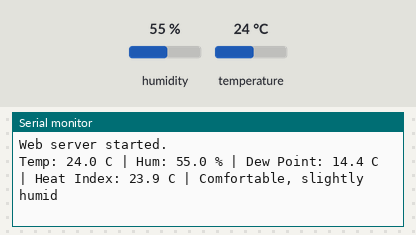
A sketch run on a simulated ESP32. On the bench: the last lines printed to the serial monitor. The test bench sets the inputs (shaded band); at power-on: humidity 55 %, temperature 24 °C.

Above: at 2.2 s.
2.3 s: humidity set to 52 %
At 3.6 s:
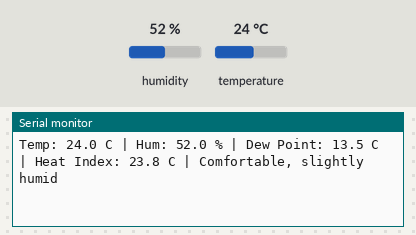
3.8 s: humidity set to 48 %
At 7.5 s:
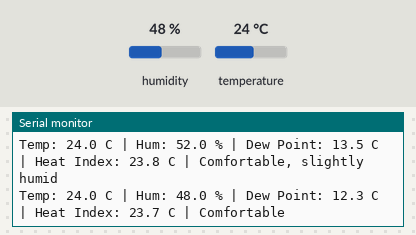

The sketch:

dht_test.ino
```cpp
/*
  =====================================================================
  ESP32 + DHT22 Ambient Sensor — Web Dashboard
  =====================================================================
  Hosts its own WiFi hotspot (Access Point mode, same style as the
  lock system) and serves a plain, fast auto-updating page showing:

    - Temperature (°C)
    - Humidity (%)
    - Dew Point (°C)          -> Magnus-Tetens formula
    - Heat Index / "Feels like" (°C) -> Rothfusz regression (NOAA)
    - Comfort level           -> classified from dew point
    - Hydration / clothing tip -> classified from heat index

  The page polls a /data JSON endpoint every 2 seconds via fetch()
  and updates the numbers in place — no page reloads, stays fast.

  Wiring (unchanged from your original):
    DHT22 data pin -> GPIO 5
    DHT22 VCC      -> 3.3V
    DHT22 GND      -> GND
    (use a 10k pull-up resistor between data and VCC if your module
    doesn't already have one built in)

  WiFi:
    Creates its own hotspot, same as the lock project.
    Connect to it, then open http://192.168.4.1
  =====================================================================
*/

#include <Arduino.h>
#include <DHT.h>
#include <WiFi.h>
#include <WebServer.h>
#include <math.h>

#define DHT_PIN  5
#define DHT_TYPE DHT22

DHT dht(DHT_PIN, DHT_TYPE);
WebServer server(80);

// ---------------- WiFi Access Point credentials ----------------
const char* AP_SSID     = "ESP32-Climate";
const char* AP_PASSWORD = "climate123"; // min 8 chars, or "" for open network

// ---------------- Latest readings (shared with web handlers) ----------------
float g_temp = NAN;
float g_hum  = NAN;
float g_dewPoint = NAN;
float g_heatIndex = NAN;
String g_comfort = "--";
String g_advice  = "--";
bool  g_sensorOk = false;

const unsigned long READ_INTERVAL_MS = 2000;
unsigned long lastRead = 0;

// ---------------- Calculations ----------------

// Magnus-Tetens approximation, valid for typical ambient ranges.
float calcDewPoint(float tempC, float humPct) {
  const float a = 17.27;
  const float b = 237.7;
  float alpha = ((a * tempC) / (b + tempC)) + log(humPct / 100.0);
  return (b * alpha) / (a - alpha);
}

// NOAA Rothfusz regression. Formula is defined in Fahrenheit, so we
// convert in, compute, convert back out to Celsius.
float calcHeatIndexC(float tempC, float humPct) {
  float T = tempC * 9.0 / 5.0 + 32.0; // to Fahrenheit
  float R = humPct;

  // Simple formula first (Steadman), used as-is below ~80F where the
  // full regression isn't valid / not meaningfully different.
  float simpleHI = 0.5 * (T + 61.0 + ((T - 68.0) * 1.2) + (R * 0.094));

  float hiF;
  if ((simpleHI + T) / 2.0 < 80.0) {
    hiF = simpleHI;
  } else {
    // Full Rothfusz regression
    hiF = -42.379
          + 2.04901523 * T
          + 10.14333127 * R
          - 0.22475541 * T * R
          - 0.00683783 * T * T
          - 0.05481717 * R * R
          + 0.00122874 * T * T * R
          + 0.00085282 * T * R * R
          - 0.00000199 * T * T * R * R;

    // Low-humidity adjustment
    if (R < 13.0 && T >= 80.0 && T <= 112.0) {
      float adj = ((13.0 - R) / 4.0) * sqrt((17.0 - fabs(T - 95.0)) / 17.0);
      hiF -= adj;
    }
    // High-humidity adjustment
    if (R > 85.0 && T >= 80.0 && T <= 87.0) {
      float adj = ((R - 85.0) / 10.0) * ((87.0 - T) / 5.0);
      hiF += adj;
    }
  }

  return (hiF - 32.0) * 5.0 / 9.0; // back to Celsius
}

// Classic dew point comfort scale (meteorological standard).
String classifyComfort(float dewC) {
  if (dewC < 10.0)  return "Dry, very comfortable";
  if (dewC < 13.0)  return "Comfortable";
  if (dewC < 16.0)  return "Comfortable, slightly humid";
  if (dewC < 18.0)  return "Somewhat uncomfortable, sticky";
  if (dewC < 21.0)  return "Uncomfortable, humid";
  if (dewC < 24.0)  return "Very humid, quite uncomfortable";
  return "Oppressive, extremely humid";
}

// Hydration/clothing guidance from heat index (feels-like), adapted
// from NOAA heat index caution categories.
String classifyAdvice(float hiC) {
  if (hiC < 27.0)
    return "Normal conditions. No special precautions needed.";
  if (hiC < 32.0)
    return "Caution: stay hydrated; light, breathable clothing recommended.";
  if (hiC < 39.0)
    return "Extreme caution: drink water regularly; avoid heavy exertion; wear light-colored, loose clothing.";
  if (hiC < 51.0)
    return "Danger: limit outdoor activity; hydrate frequently; wear minimal, breathable clothing; seek shade/cooling.";
  return "Extreme danger: avoid exposure; hydrate constantly; seek air conditioning immediately.";
}

void takeReading() {
  float h = dht.readHumidity();
  float t = dht.readTemperature();

  if (isnan(h) || isnan(t)) {
    g_sensorOk = false;
    Serial.println("Error: Failed to read from DHT22 sensor! Check wiring on pin 5.");
    return;
  }

  g_sensorOk = true;
  g_temp = t;
  g_hum  = h;
  g_dewPoint  = calcDewPoint(t, h);
  g_heatIndex = calcHeatIndexC(t, h);
  g_comfort   = classifyComfort(g_dewPoint);
  g_advice    = classifyAdvice(g_heatIndex);

  Serial.printf("Temp: %.1f C | Hum: %.1f %% | Dew Point: %.1f C | Heat Index: %.1f C | %s\n",
                g_temp, g_hum, g_dewPoint, g_heatIndex, g_comfort.c_str());
}

// ---------------- Web page ----------------
const char PAGE_HTML[] PROGMEM = R"HTML(
<!DOCTYPE html>
<html>
<head>
<meta charset="utf-8">
<meta name="viewport" content="width=device-width, initial-scale=1">
<title>Climate Dashboard</title>
<style>
  * { box-sizing: border-box; }
  body {
    margin: 0; padding: 24px;
    background: #ffffff;
    font-family: Arial, Helvetica, sans-serif;
    color: #222222;
  }
  h1 {
    font-size: 5vw; margin: 0 0 20px 0; text-align: center;
  }
  .grid {
    display: grid;
    grid-template-columns: 1fr 1fr;
    gap: 14px;
    max-width: 640px;
    margin: 0 auto;
  }
  .card {
    border: 2px solid #eeeeee;
    border-radius: 10px;
    padding: 16px;
    text-align: center;
  }
  .label { font-size: 3.2vw; color: #666666; margin-bottom: 6px; }
  .value { font-size: 6vw; font-weight: bold; }
  .wide { grid-column: 1 / span 2; text-align: left; }
  .wide .label { font-size: 3.2vw; }
  .wide .value { font-size: 4vw; }
  #status { text-align: center; color: #c0392b; font-size: 3vw; margin-top: 10px; }
  @media (min-width: 700px) {
    h1 { font-size: 28px; }
    .label { font-size: 15px; }
    .value { font-size: 32px; }
    .wide .value { font-size: 20px; }
    #status { font-size: 14px; }
  }
</style>
</head>
<body>
  <h1>Ambient Climate Dashboard</h1>
  <div class="grid">
    <div class="card">
      <div class="label">Temperature</div>
      <div class="value" id="temp">-- °C</div>
    </div>
    <div class="card">
      <div class="label">Humidity</div>
      <div class="value" id="hum">-- %</div>
    </div>
    <div class="card">
      <div class="label">Dew Point</div>
      <div class="value" id="dew">-- °C</div>
    </div>
    <div class="card">
      <div class="label">Heat Index (Feels Like)</div>
      <div class="value" id="hi">-- °C</div>
    </div>
    <div class="card wide">
      <div class="label">Comfort Level</div>
      <div class="value" id="comfort">--</div>
    </div>
    <div class="card wide">
      <div class="label">Hydration / Clothing Tip</div>
      <div class="value" id="advice">--</div>
    </div>
  </div>
  <div id="status"></div>

<script>
function refresh() {
  fetch('/data').then(r => r.json()).then(d => {
    if (d.ok) {
      document.getElementById('temp').textContent = d.temp.toFixed(1) + " °C";
      document.getElementById('hum').textContent  = d.hum.toFixed(1) + " %";
      document.getElementById('dew').textContent  = d.dew.toFixed(1) + " °C";
      document.getElementById('hi').textContent   = d.hi.toFixed(1) + " °C";
      document.getElementById('comfort').textContent = d.comfort;
      document.getElementById('advice').textContent  = d.advice;
      document.getElementById('status').textContent = "";
    } else {
      document.getElementById('status').textContent = "Sensor read error - check wiring on pin 5.";
    }
  }).catch(() => {
    document.getElementById('status').textContent = "Connection lost, retrying...";
  });
}

refresh();
setInterval(refresh, 2000);
</script>
</body>
</html>
)HTML";

// ---------------- HTTP handlers ----------------
void handleRoot() {
  server.send_P(200, "text/html", PAGE_HTML);
}

void handleData() {
  String json = "{";
  json += "\"ok\":" + String(g_sensorOk ? "true" : "false") + ",";
  json += "\"temp\":" + String(g_temp, 1) + ",";
  json += "\"hum\":" + String(g_hum, 1) + ",";
  json += "\"dew\":" + String(g_dewPoint, 1) + ",";
  json += "\"hi\":" + String(g_heatIndex, 1) + ",";
  json += "\"comfort\":\"" + g_comfort + "\",";
  json += "\"advice\":\"" + g_advice + "\"";
  json += "}";
  server.send(200, "application/json", json);
}

void handleNotFound() {
  server.send(404, "text/plain", "Not found");
}

// ---------------- Setup ----------------
void setup() {
  Serial.begin(115200);
  delay(1000);
  Serial.println("--- DHT22 Ambient Sensor Web Dashboard ---");

  dht.begin();
  Serial.println("DHT22 initialized. Testing communication...");

  WiFi.mode(WIFI_AP);
  WiFi.softAP(AP_SSID, AP_PASSWORD);
  IPAddress apIP = WiFi.softAPIP();
  Serial.println("Access Point started.");
  Serial.print("WiFi name: ");
  Serial.println(AP_SSID);
  Serial.print("Connect, then open in your browser: http://");
  Serial.println(apIP);

  server.on("/", handleRoot);
  server.on("/data", handleData);
  server.onNotFound(handleNotFound);
  server.begin();
  Serial.println("Web server started.");

  takeReading(); // get an initial reading before first page load
  lastRead = millis();
}

// ---------------- Loop ----------------
void loop() {
  server.handleClient();

  unsigned long now = millis();
  if (now - lastRead >= READ_INTERVAL_MS) {
    lastRead = now;
    takeReading();
  }
}
```

Measured:
- the behaviour switches between 51 and 50 % on humidity (found by bisection; images 1 and 2)
- after the input at 2.3 s, the serial monitor: prints a new line after 0.73 s (image 1)
- after the input at 3.8 s, the serial monitor: prints a new line after 3.2 s (image 2)
